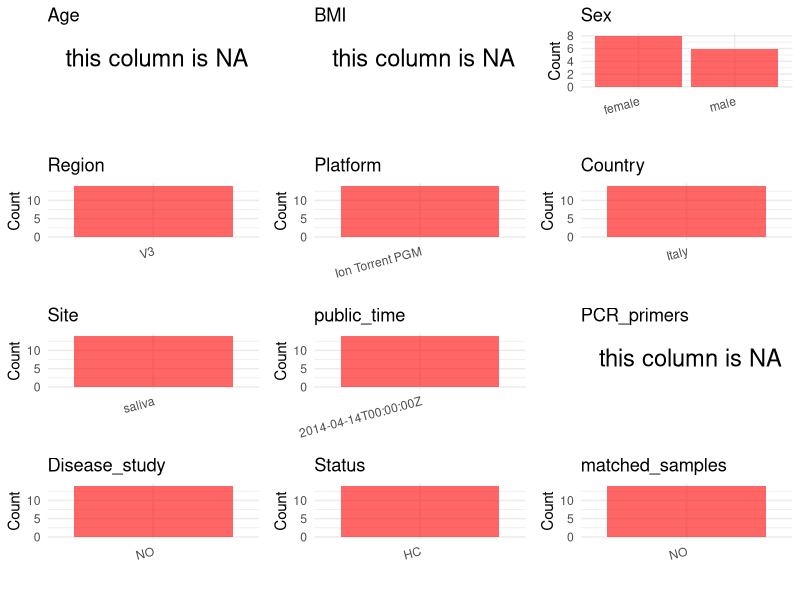

Write the R code that produced this figure. (Note: this script raises an error after producing the figure.)
## ---- chunk 1
# Load necessary libraries
library(dplyr)
library(ggplot2)
library(cowplot)

# Set working directory (update this path to your local directory)
setwd("D:/studylearning/董彪师兄项目/任务4_20251009/PRJNA227796")

# Read the initial metadata files
initial_meta<-read.csv("SraRunTable.csv",header = T)

# Display the first few rows of the metadata
head(initial_meta)
## ---- chunk 2
# Create a uniform metadata dataframe
metadata <- data.frame(
  BioProject = initial_meta$BioProject,
  Run = initial_meta$Run,
  sample_name = initial_meta$Sample.Name,
  Age = NA,
  BMI = NA,
  Sex= initial_meta$host_sex,
  Region = "V3",
  Platform = initial_meta$Instrument,
  Country = initial_meta$geo_loc_name_country,
  Site = initial_meta$material,
  public_time = initial_meta$ReleaseDate,
  stringsAsFactors = FALSE
)
## ---- chunk 3
# Add information obtained from the publication
metadata$PCR_primers <- NA_character_  # Update based on the publication
metadata$title <- "Enhanced microbial diversity in the saliva microbiome induced by short-term probiotic intake revealed by 16S rRNA sequencing on the IonTorrent PGM platform"
metadata$Disease_study <- "NO"
metadata$Status <- "HC"

#extract subject id by remove prefix of sample_name
#metadata$sample_name <- gsub("_st|_sal", "", metadata$sample_name)

# Check initial data distribution
cat("Initial sample distribution:\n")
table(metadata$sample_name)
table(metadata$Site)

# Calculate sampling frequency per subject
sample_counts <- table(metadata$sample_name)
cat("\nNumber of samples per subject:\n")
print(sample_counts)

# Create matched_samples column
metadata$matched_samples <- ifelse(metadata$sample_name %in% names(sample_counts[sample_counts >= 2]), "YES", "NO")

cat("\nMatched samples distribution:\n")
table(metadata$matched_samples)

# Identify samples for removal: single samples excluding saliva
single_samples <- names(sample_counts[sample_counts == 1])
samples_to_remove <- metadata$sample_name %in% single_samples & !(metadata$Site %in% c("saliva"))

cat("\nNumber of samples to be removed:", sum(samples_to_remove), "\n")

# Remove identified samples
metadata_clean <- metadata[!samples_to_remove, ]

cat("\nFinal sample distribution after cleaning:\n")
table(metadata_clean$sample_name)
table(metadata_clean$Site)
table(metadata_clean$matched_samples)

# Use cleaned dataset for subsequent analysis
metadata <- metadata_clean
## ---- chunk 4
# Check the number of unique runs and sample names
print(paste("Number of unique runs:", length(unique(metadata$Run))))
print(paste("Number of unique sample names:", length(unique(metadata$sample_name))))
## ---- chunk 5
# Select columns for visualization
plot_data <- metadata %>%
  select(-BioProject, -Run, -sample_name, -title)

# Function to create simple plots for each column
create_simple_plots <- function(data) {
  plots <- list()
  
  for (col in colnames(data)) {
    # Check if the column is all NA
    if (all(is.na(data[[col]]))) {
      # Create an empty plot with text indicating all NA
      p <- ggplot() +
        annotate("text", x = 0.5, y = 0.5, label = "this column is NA", size = 6) +
        labs(title = col) +
        theme_void()
    } else if (is.numeric(data[[col]])) {
      # Numeric variable: histogram
      p <- ggplot(data, aes(x = .data[[col]])) +
        geom_histogram(fill = "blue", alpha = 0.6, bins = 20, na.rm = TRUE) +
        labs(title = col) +
        theme_minimal()
    } else {
      # Categorical variable: bar plot (remove NA values)
      count_data <- as.data.frame(table(data[[col]], useNA = "ifany"))
      p <- ggplot(count_data, aes(x = reorder(Var1, -Freq), y = Freq)) +
        geom_col(fill = "red", alpha = 0.6) +
        labs(title = col, x = NULL, y = "Count") +
        theme_minimal() +
        theme(axis.text.x = element_text(angle = 15, hjust = 1))
    }
    plots[[col]] <- p
  }
  
  return(plots)
}

# Generate and arrange plots
plots <- create_simple_plots(plot_data)
p<-plot_grid(plots$Age, 
          plots$BMI, 
          plots$Sex, 
          plots$Region, 
          plots$Platform, 
          plots$Country, 
          plots$Site,
          plots$public_time, 
          plots$PCR_primers,
          plots$Disease_study,
          plots$Status,
          plots$matched_samples,# add 
          ncol = 3, align = "hv", axis = "lb")
ggsave("Metadata_Summary.png", plot = p, width = 8, height = 6, dpi = 150, bg = "white")
## ---- chunk 6
knitr::include_graphics("Metadata_Summary.png")
## ---- chunk 7
# Reorder columns to match the desired format
metadata <- metadata[, c(
  "BioProject", "Run", "sample_name", "Age", "BMI", "Sex", 
  "Region", "Platform", "Country", "Site", "public_time", 
  "PCR_primers", "title", "Disease_study", "Status","matched_samples"
)]

# Export the uniform metadata to a CSV file
write.csv(metadata, file = "metadata.csv", quote = FALSE)
head(metadata)
